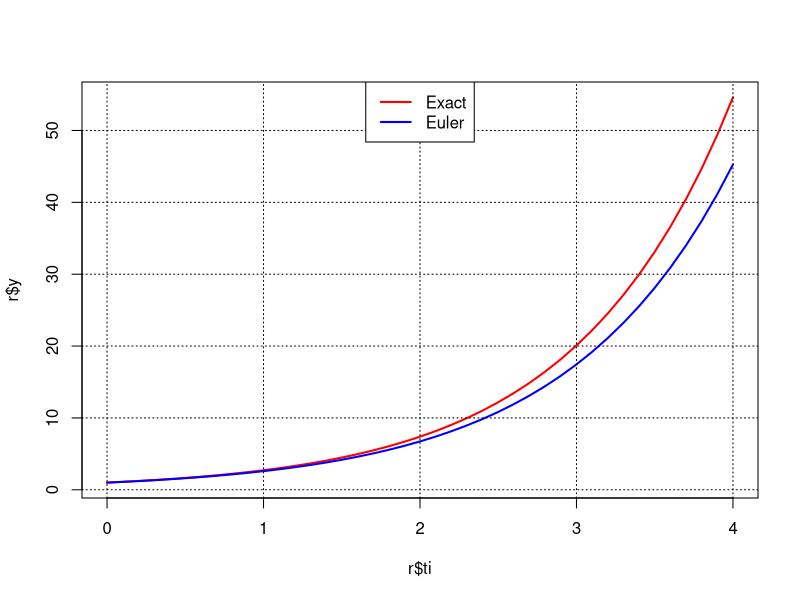

Write the R code that produced this figure.
# source: https://en.wikipedia.org/wiki/Euler_method
# ============
# SOLUTION to
#   y' = y,   where y' = f(t,y)
# then:
f <- function(ti,y) y

# INITIAL VALUES:
t0 <- 0
y0 <- 1
h  <- .1
tn <- 4

# Euler's method: function definition
Euler <- function(t0, y0, h, tn, dy.dt) {
  # dy.dt: derivative function
  
  # t sequence:
  tt <- seq(t0, tn, by=h)
  # table with as many rows as tt elements:
  tbl <- data.frame(ti=tt)
  tbl$yi <- y0 # Initializes yi with y0
  tbl$Dy.dt[1] <- dy.dt(tbl$ti[1],y0) # derivative
  for (i in 2:nrow(tbl)) {
    tbl$yi[i] <- tbl$yi[i-1] + h*tbl$Dy.dt[i-1]
    # For next iteration:
    tbl$Dy.dt[i] <- dy.dt(tbl$ti[i],tbl$yi[i])
  }
  return(tbl)
}

# Euler's method: function application
r <- Euler(t0, y0, h, tn, f)
rownames(r) <- 0:(nrow(r)-1) # to coincide with index n

# Exact solution for this case: y = exp(t)
#       added as an additional column to r
r$y <- exp(r$ti)

plot(r$ti, r$y, type="l", col="red", lwd=2)
lines(r$ti, r$yi, col="blue", lwd=2)
grid(col="black")
legend("top",  legend = c("Exact", "Euler"), lwd=2,  col = c("red", "blue"))


# TABLE with results:
print(r)
